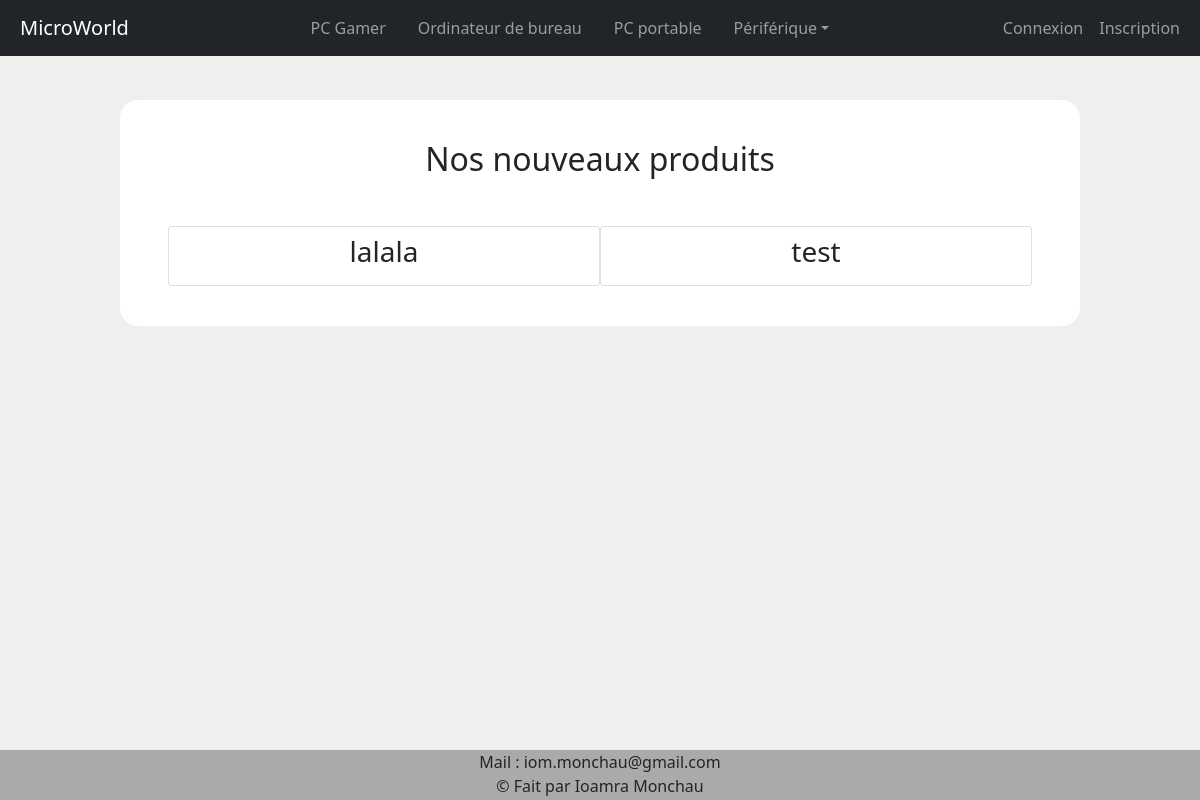
/, run on an earlier commit of the app's database.
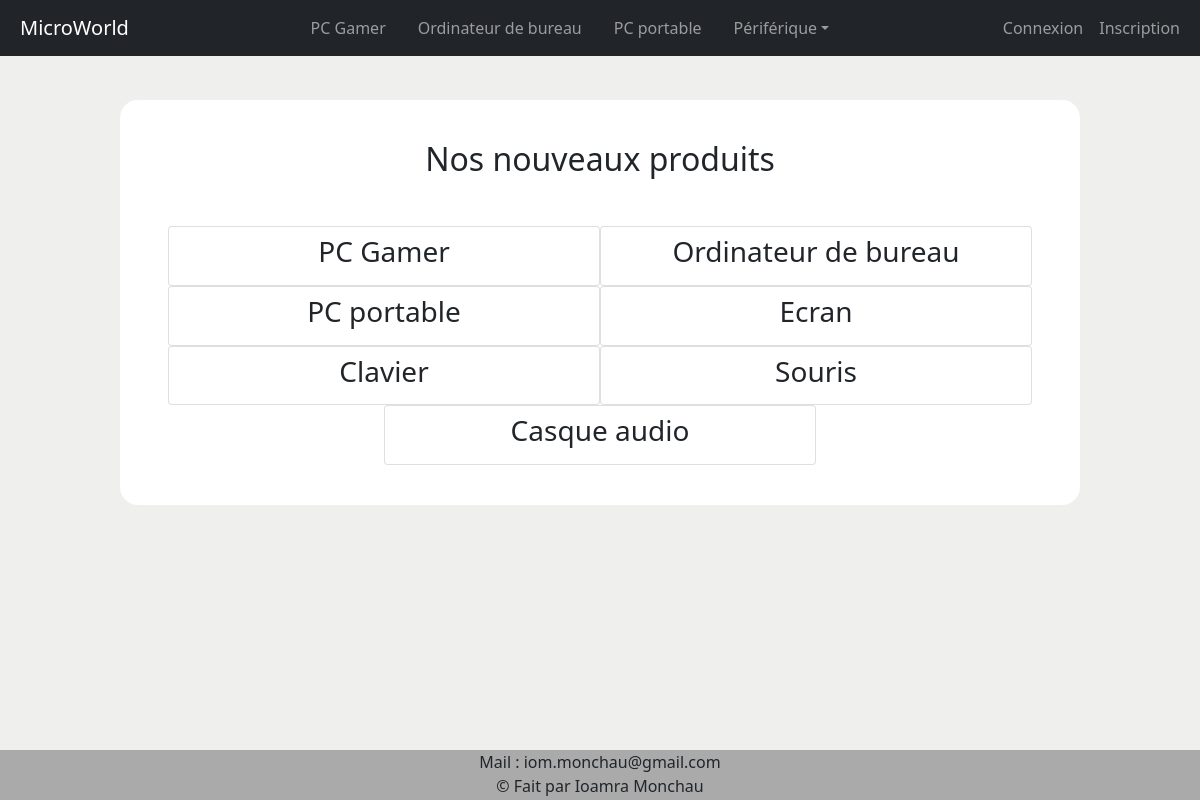
And on a later commit of the database.
### tables this page shows
CREATE TABLE IF NOT EXISTS `categorie` (
  `idCategorie` int(11) NOT NULL AUTO_INCREMENT,
  `nomCategorie` varchar(30) NOT NULL,
  PRIMARY KEY (`idCategorie`)
);

### classes/categorieManager.class.php (called while the page is built, shortened)
<?php
class CategorieManager{
    private $_db;
    public function getList() {
		$categories = [];
		$req = $this->_db->query('SELECT idCategorie, nomCategorie FROM categorie ORDER BY idCategorie');
		while ($donnees = $req->fetch(PDO::FETCH_ASSOC)) {
			$categories[] = new Categorie($donnees);
		}
		return $categories;
    }
    public function setDB(PDO $db) {
        $this->_db = $db;
    }
}
?>

### classes/categorie.class.php (called while the page is built, shortened)
<?php
class Categorie {
    public $nomCategorie;
    public function hydrate(array $donnees) {
	    foreach ($donnees as $key => $value) {
		    $method = 'set'.$key;
        }
    }
    public function getNomCategorie() {
        return $this->nomCategorie;
    }
    public function setNomCategorie($nom_categorie) {
        $this->nomCategorie = $nom_categorie;
    }
}
?>

### index.php (the view, shortened to what this page needs)
<!DOCTYPE html>
<html lang="fr">
<head>
	<?php require_once "includes/head.php"; ?>
</head>
	<body class="body-bg-grey">
		<?php
		require_once "includes/autoload.php";
		require_once "includes/nav.php";
		$managerCategorie = new CategorieManager($bdd);
		$listCateg = $managerCategorie->getList();
		?>
<div class="box-produit">
	<h2 class="text-center mb-5">Nos nouveaux produits</h2>
	<div class="row row-cols-2 justify-content-center">
		<?php
		foreach ($listCateg as $key => $val) {
			echo '<div class="col card p-2">';
			echo '	<a class="text-decoration-none text-dark" href="'.str_replace(" ", "-", $val->getNomCategorie()).'.php"><h3 class="text-center">'.$val->getNomCategorie().'</h3></a>';
			echo '</div>';
		}
		?>
	</div>
</div>
		<?php require_once "includes/footer.php"; ?>
	</body>
</html>

### includes/head.php (shortened to what this page needs)
<link rel="stylesheet" href="assets/css/bootstrap/bootstrap.min.css">
<link rel="stylesheet" type="text/css" href="assets/DataTables/datatables.min.css"/>
<link rel="stylesheet" href="assets/css/main.css">

### includes/nav.php (shortened to what this page needs)
<nav class="navbar navbar-expand-sm bg-dark navbar-dark fixed-top">
    <div class="container-fluid">
        <a class="navbar-brand ps-2" href="index.php">MicroWorld</a>
        <div class="collapse navbar-collapse" id="idDeLaCible">
            <ul class="navbar-nav m-auto">
                <li class="nav-item mx-2">
                    <a class="nav-link" href="pc-gamer.php">PC Gamer</a>
                </li>
                <li class="nav-item mx-2">
                    <a class="nav-link" href="ordinateur-de-bureau.php">Ordinateur de bureau</a>
                </li>
                <li class="nav-item mx-2">
                    <a class="nav-link" href="pc-portable.php">PC portable</a>
                </li>
                <li class="nav-item mx-2 dropdown">
                    <a class="nav-link dropdown-toggle" role="button" data-bs-toggle="dropdown">Périférique</a>
                </li>
            </ul>
            <ul class="navbar-nav d-flex">
            <?php
                    if (isset($_SESSION['id'])) {
                        echo '<li class="nav-item"><a class="nav-link" href="includes/logout.php">Déconnection</a></li>';
                    } else {
                        echo '<li class="nav-item"><a class="nav-link" href="connexion.php">Connexion</a></li>';
                        echo '<li class="nav-item"><a class="nav-link" href="inscription.php">Inscription</a></li>';
                    }
            ?>
            </ul>
        </div>
    </div>
</nav>

### includes/footer.php (shortened to what this page needs)
<footer class="text-center">
    Mail : iom.monchau@gmail.com
    <br>
    © Fait par Ioamra Monchau
</footer>

### assets/css/main.css (style rules this page uses)
.box-produit { width: 80%; margin: 100px auto 60px auto; padding: 40px 60px 40px 60px; background-color: rgb(255, 255, 255); border-radius: 18px; }
footer { position: fixed; height: 50px; bottom: 0; width: 100%; background-color: rgb(170, 170, 170); }
.body-bg-grey { background-color:RGB(239, 239, 238); }

What changed in the data, as far as the page shows it:
changed categorie: nomCategorie "lalala" → "PC Gamer"
changed categorie: nomCategorie "test" → "Ordinateur de bureau"
added categorie: nomCategorie "PC portable"
added categorie: nomCategorie "Ecran"
added categorie: nomCategorie "Clavier"
added categorie: nomCategorie "Souris"
added categorie: nomCategorie "Casque audio"
